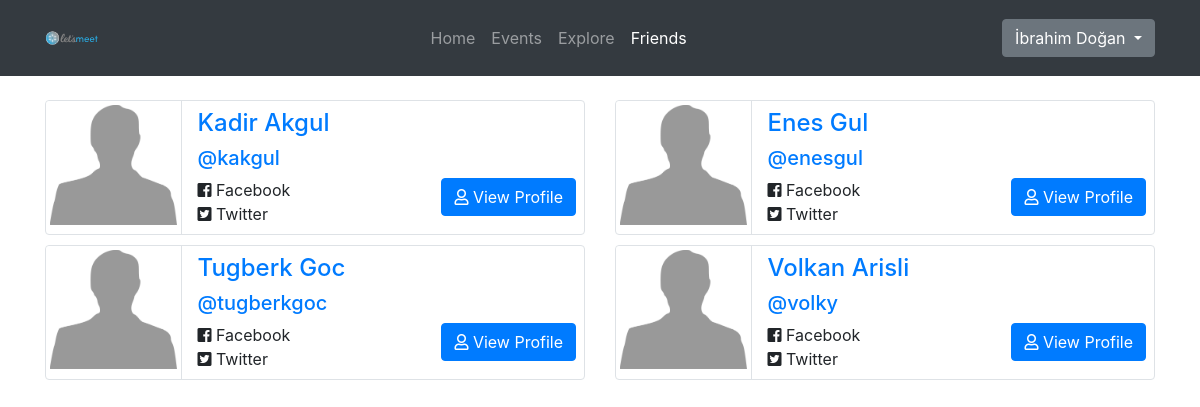
The app's page /friends (signed in), older data.
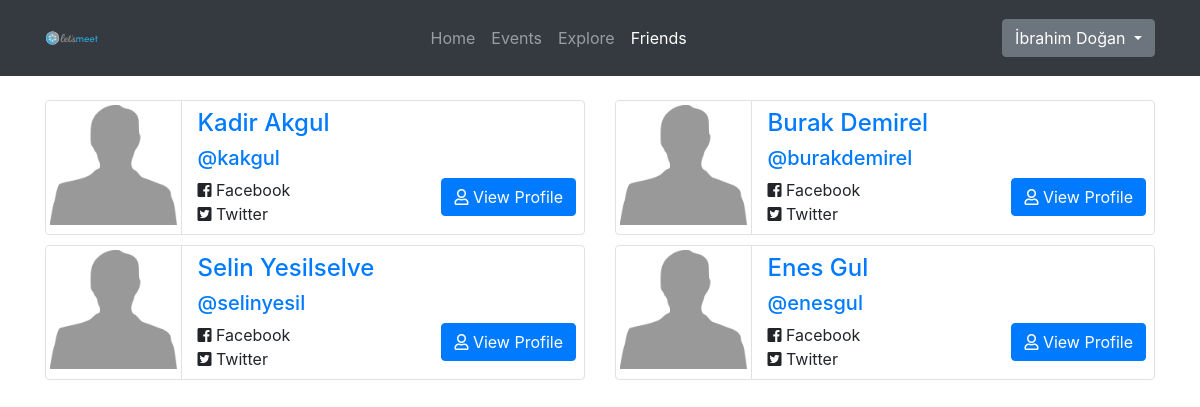
The same page, newer data.
### main/models.py (models this page shows, shortened)
class Profile(models.Model):
    user = models.OneToOneField(User, on_delete=models.CASCADE)
    first_name = models.CharField(max_length=30, null=True)
    last_name = models.CharField(max_length=30, null=True)
    friends = models.ManyToManyField('self', blank=True)
    image = models.ImageField(default='profile_pics/default.png', upload_to='profile_pics')

### main/views.py (the view)
# urls.py: path('friends', views.friends, name='friends'),
def friends(request):
    friends = request.user.profile.friends.all()
    context = {'friends': 'active', 'Friends': friends}
    return render(request, 'main/friends.html', context)

### main/templates/main/friends.html (shortened to what this page needs)
{% extends "main/base.html" %}
{% block content %}
    <link rel="stylesheet" href="https://use.fontawesome.com/releases/v5.0.8/css/all.css"
>
    <div class="container">
        <div class="row ">
            {% for friend in Friends %}
                <div class="col-md-6" style="margin-bottom: 10px">
                    <div class="d-flex  border rounded">
                        <div class="p-0 w-25">
                            <img src="{{ friend.image.url }}" class="img-thumbnail border-0"/>
                        </div>
                        <div class="pl-3 pt-2 pr-2 pb-2 w-75 border-left">
                            <h4 class="text-primary">{{ friend.first_name }} {{ friend.last_name }}</h4>
                            <h5 class="text-info"><a href="{{ friend.user.username }}">
                                @{{ friend.user.username }}
                            </a></h5>
                            <ul class="m-0 float-left" style="list-style: none; margin:0; padding: 0">
                                <li><i class="fab fa-facebook-square"></i> Facebook</li>
                                <li><i class="fab fa-twitter-square"></i> Twitter</li>
                            </ul>
                            <p class="text-right m-0"><a href="#" class="btn btn-primary"><i class="far fa-user"></i>
                                View
                                Profile</a></p>
                        </div>
                    </div>
                </div>
            {% endfor %}
        </div>
    </div>
{% endblock content %}

### main/templates/main/base.html (shortened to what this page needs)
{% load static %}
<!doctype html>
<html lang="en">
<head>
    <link rel="stylesheet" href="https://stackpath.bootstrapcdn.com/bootstrap/4.1.3/css/bootstrap.min.css"
>
</head>
<body>
<nav class="navbar navbar-expand-lg navbar-dark bg-dark">
    <div class="container">
        <a class="navbar-brand" href="{% url 'home' %}">
            <img src="{% static 'main/img/header.svg' %}" width="100%" height="50" style="margin-right: -120px;"> </a>
        <div class="collapse navbar-collapse" id="navbarNavAltMarkup">
            <ul class="navbar-nav mx-auto">
                {% if user.is_authenticated %}
                <a class="nav-item nav-link {{ home }}" href="{% url 'home' %}">Home </a>
                <a class="nav-item nav-link {{ events }}" href="{% url 'events' %}">Events</a>
                <a class="nav-item nav-link {{ explore }}" href="{% url 'explore' %}">Explore</a>
                <a class="nav-item nav-link {{ friends }}" href="{% url 'friends' %}">Friends</a>
                {% endif %}
            </ul>
        </div>
        <ul class="navbar-nav">
            {% if user.is_authenticated %}
                <div class="dropdown">
                    <button class="btn btn-secondary dropdown-toggle" type="button" id="dropdownMenuButton"
                            data-toggle="dropdown" aria-haspopup="true" aria-expanded="false">
                        {{ user.profile.first_name }} {{ user.profile.last_name }}
                    </button>
                </div>
            {% endif %}
    </div>
</nav>
{% if user.is_authenticated %}
<br>
{% endif %}
{% block content %}
{% endblock %}
</body>
</html>

### main/templates/main/base.html (style rules this page uses)
body { background: white; }

Row changes from the older to the newer data that the page shows:
removed Profile: image (placeholder picture), first_name "Tugberk", last_name "Goc", user.username "tugberkgoc"
removed Profile: image (placeholder picture), first_name "Volkan", last_name "Arisli", user.username "volky"
added Profile: image (placeholder picture), first_name "Burak", last_name "Demirel", user.username "burakdemirel"
added Profile: image (placeholder picture), first_name "Selin", last_name "Yesilselve", user.username "selinyesil"
